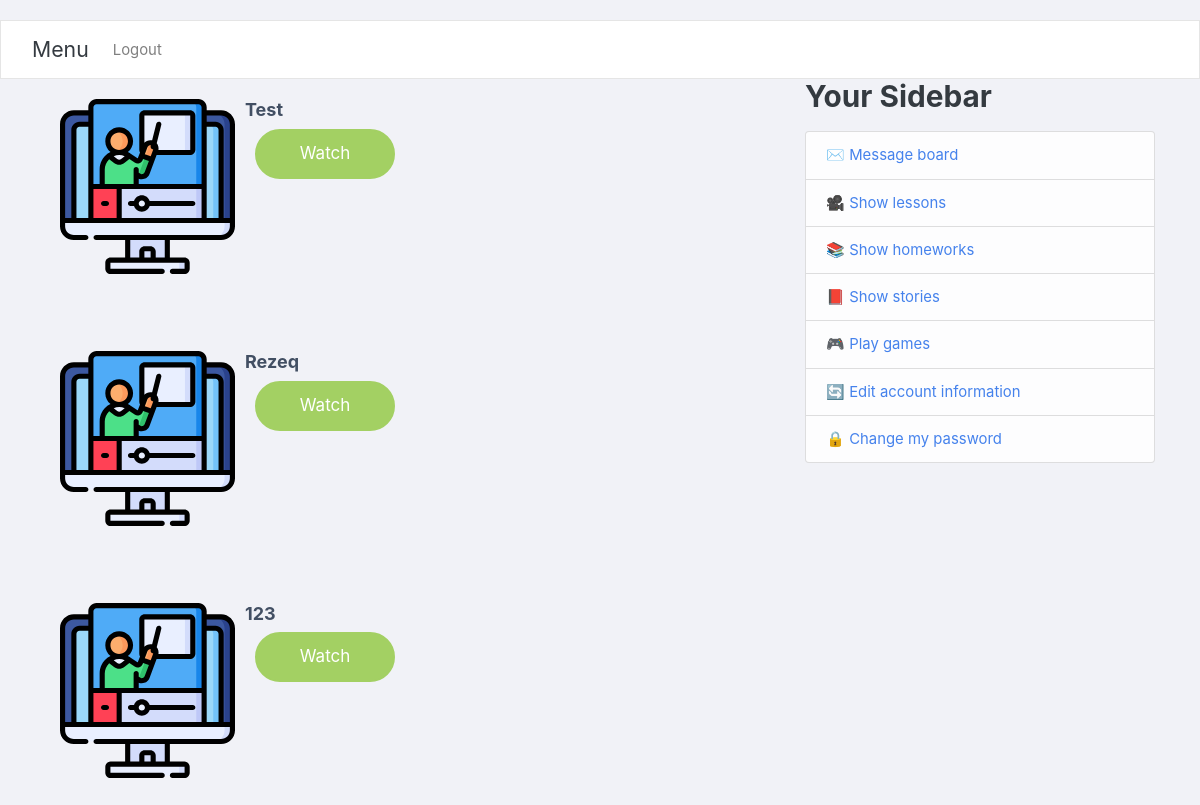
Before: /kindergarten_activites/ (signed in) with the older database file.
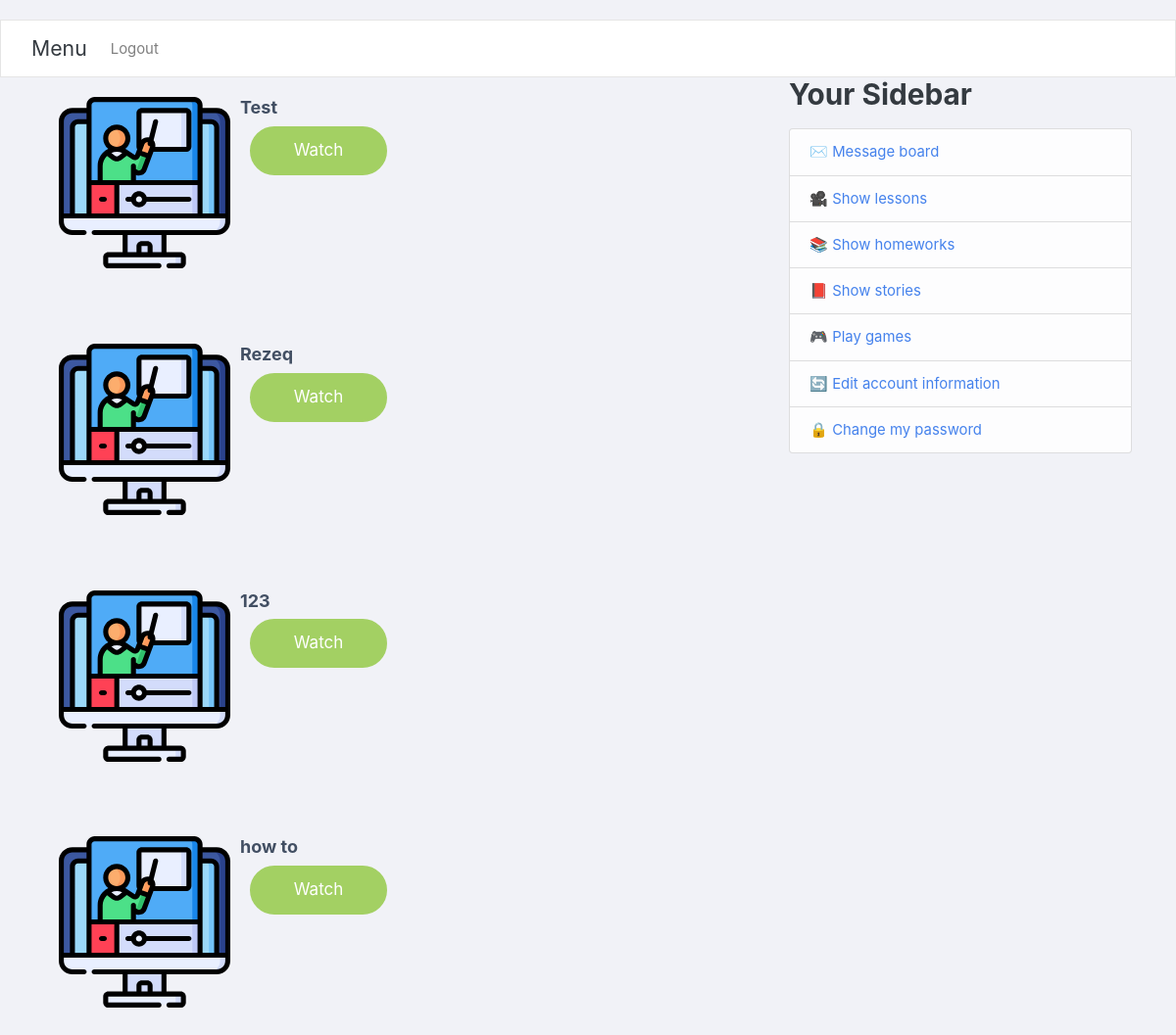
After: the same page with the newer database file.
### kindergarten/models.py (models this page shows)
class lesson(models.Model):
    garten=models.ForeignKey(Kindergarten, blank=True, null=True,on_delete=models.SET_NULL)
    video_file = models.FileField(upload_to='video/%y')
    title = models.CharField(max_length=100)
    desc = models.TextField()

### kindergarten/views.py (the view)
# urls.py: path('kindergarten_activites/',kindergarten_activites,name='kindergarten_activites'),
@login_required
def kindergarten_activites(req):
    if req.method == 'POST':
        id=int(req.POST.get("LessonID"))
        return watch_lesson(req,id)
    else:
        kid=Kid.objects.filter(username=req.user.username).first()
        KG=kid.garten
        lessons=lesson.objects.filter(garten=KG)
        return render(req,'kindergarten/kindergarte_aktivites.html',{'lessons':lessons})

### users/myapp_tags.py (called while the page is built)
@register.simple_tag
def get_model1_object(user):
    parent=Parent.objects.filter(username=user.username).first()
    teacher=Teacher.objects.filter(username=user.username).first()
    kid=Kid.objects.filter(username=user.username).first()
    ans=[]
    if parent:
        ans.append(True)
    else:
        ans.append(False)
    HaveGarten = False
    if teacher:
        try:
            Garten=Kindergarten.objects.get(myTeacher=teacher)
        except:
            HaveGarten = False
        else:
            HaveGarten = Garten.name
        ans.append(True)
    else:
        ans.append(False)
    if kid:
        ans.append(True)
    else:
        ans.append(False)
    ans.append(HaveGarten)
    return ans

### kindergarten/templates/kindergarten/kindergarte_aktivites.html (shortened to what this page needs)
{% extends "users/base.html" %}
{% block content %}
<link href="https://maxcdn.bootstrapcdn.com/font-awesome/4.3.0/css/font-awesome.min.css" rel="stylesheet" />
<div class="container">
    <form enctype="multipart/form-data" method="POST">
    <div class="directory-info-row">
    {% for lesson in lessons %}
        <div class="row">
            <div class="col-md-6 col-sm-6">
                <div class="panel">
                    <div class="panel-body">
                        <div class="media">
                            <a class="pull-left" href="#">
                                <img class="thumb media-object" src="/media/games/lesson.svg" alt="" />
                            </a>
                            <div class="media-body">
                                <h4>{{lesson.title}}</h4>
                                <button class="button" name="LessonID" value="{{lesson.id}}"> Watch </button>
                            </div>
                        </div>
                    </div>
                </div>
            </div>
        </div>
        <br>
        <br>
        <br>
    {%endfor%}
    </div>
    </div>
    <br>
    <br>
    <br>
{%endblock%}

### users/templates/users/base.html (shortened to what this page needs)
{% load static %}
{% load get_model1_object from myapp_tags %}
<!DOCTYPE html>
<html lang="en">
<head>
    <link href="https://cdn.jsdelivr.net/npm/bootstrap@5.0.0-beta2/dist/css/bootstrap.min.css" rel="stylesheet">
    <link rel="stylesheet" href="{% static 'users\bootstrap.css' %}">
    </head>
<body>
    <nav class="navbar navbar-expand-lg navbar-light bg-light">
        <div class="container-fluid">
          <a class="navbar-brand" href="#">Menu</a>
          <div class="collapse navbar-collapse" id="navbarNav">
            <ul class="navbar-nav">
                {% if user.is_authenticated %}
                     {% get_model1_object user as ans %}
                <li class="nav-item">
                <a class="nav-item nav-link" href="{% url 'logout' %}">Logout</a>
              </li>
                {% endif %}
            </ul>
          </div>
        </div>
      </nav>
      <main role="main" class="container">
        <div class="row">
          <div class="col-md-8">
            {% block content %}{% endblock %}
          </div>
          {% if user.is_authenticated %}
          <div class="col-md-4">
            <div class="content-section">
              <h3>Your Sidebar</h3>
              <p class='text-muted'>
                <ul class="list-group">
                  {%if ans.2 %}
                      <li class="list-group-item list-group-item-light">  <a href="{% url 'home'%}">&#x2709; Message board </a> </li>
                      <li class="list-group-item list-group-item-light">  <a href="{% url 'kindergarten_activites'%}">&#127909; Show  lessons</a> </li>
                      <li class="list-group-item list-group-item-light">  <a href="{% url 'show_homeworks_for_kid'%}">&#128218; Show homeworks</a> </li>
                      <li class="list-group-item list-group-item-light">  <a href="{% url 'Get_Kid_stories'%}">&#128213; Show stories</a> </li>
                      <li class="list-group-item list-group-item-light">  <a href="{% url 'Play_game'%}"> &#127918; Play games </a> </li>
                      <li class="list-group-item list-group-item-light">  <a href="{% url 'Kid_Edit_info'%}">&#128260; Edit account information</a> </li>
                      <li class="list-group-item list-group-item-light">  <a href="{% url 'ChangePassword'%}">&#128274; Change my password</a> </li>
                  {%endif%}
                </ul>
              </p>
            </div>
          </div>
          {%endif%}
        </div>
      </main>
</body>
</html>

### kindergarten/templates/kindergarten/kindergarte_aktivites.html (style rules this page uses)
body { margin-top:20px; background: #f1f2f7; }
.directory-info-row .thumb { border-radius: 5px; -webkit-border-radius: 5px; height: auto; width: 175px; margin-right: 10px; }
.directory-info-row { display: inline-block; width: 100%; margin-top: 20px; }
.directory-info-row h4, .directory-info-row a { color: #424F63; }
.h4, h4 { font-size: 18px; }
ul li { list-style: none; }
.button { width: 140px; height: 50px; display: inline-block; border-radius: 50px; background-color: #a3d063; border: 2px solid #a3d063; color: #fff; cursor: pointer; transition: all 0.2s linear; text-align: center; float: right; }

Changed rows visible on the page:
added lesson: title "how to", {{ lesson.id }} 24 (drawn)
